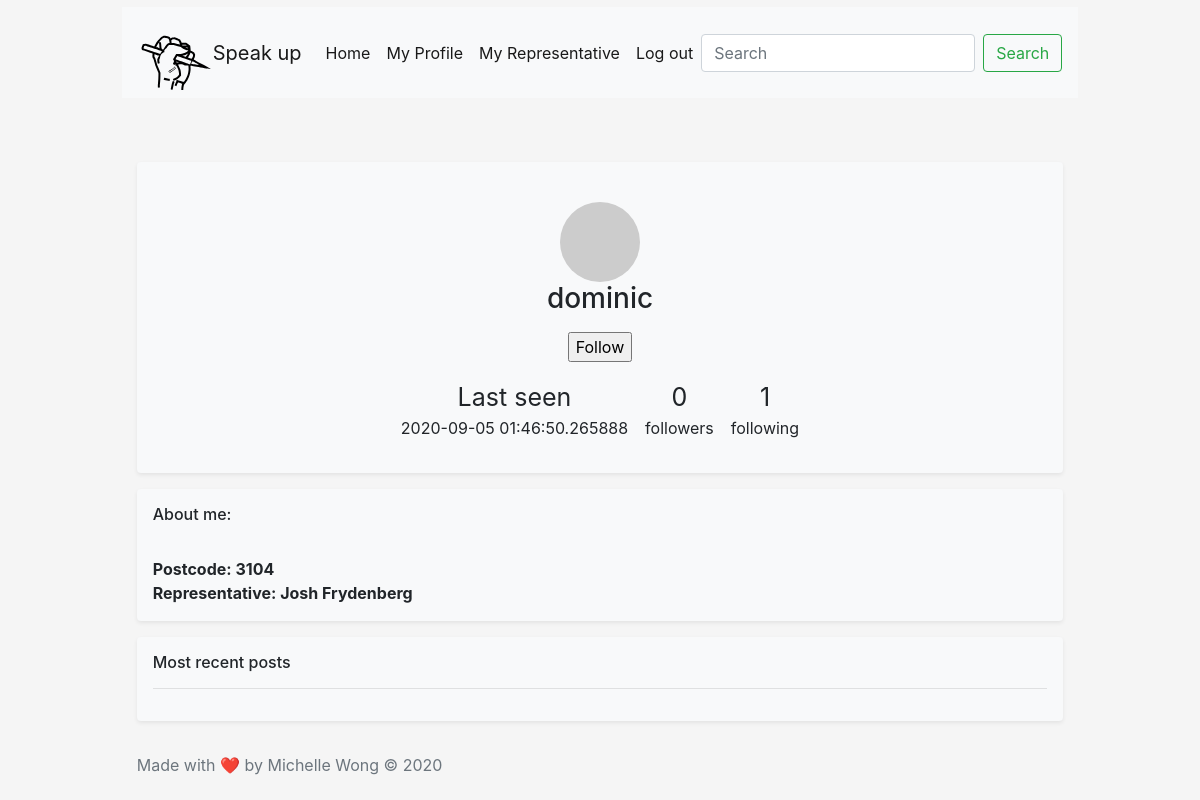
The app's page /user/dominic (signed in), older data.
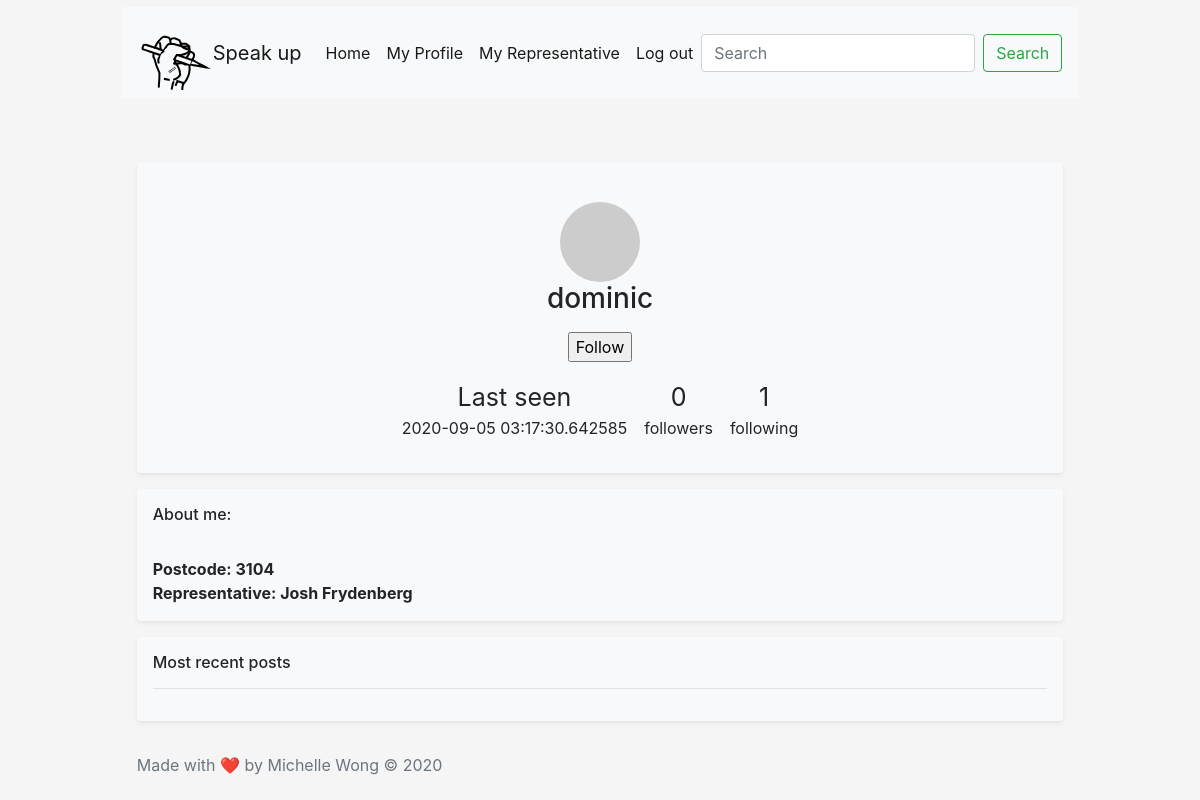
The same page, newer data.
### app/models.py (models this page shows, shortened)
class User(UserMixin, db.Model):
    id = db.Column(db.Integer, primary_key=True)
    username = db.Column(db.String(64), index=True, unique=True)
    email = db.Column(db.String(120), index=True, unique=True)
    password_hash = db.Column(db.String(128))
    posts = db.relationship('Post', backref='author', lazy='dynamic')
    about_me = db.Column(db.String(140))
    representative = db.Column(db.String(100))
    constituency = db.Column(db.String(100))
    postcode = db.Column(db.String(64))
    last_seen = db.Column(db.DateTime, default=datetime.utcnow)
    followed = db.relationship(
        'User', secondary=followers,
        primaryjoin=(followers.c.follower_id == id),
        secondaryjoin=(followers.c.followed_id == id),
        backref=db.backref('followers', lazy='dynamic'), lazy='dynamic')
    def avatar(self, size):
        digest = md5(self.email.lower().encode('utf-8')).hexdigest()
        return 'https://www.gravatar.com/avatar/{}?d=identicon&s={}'.format(
            digest, size)
    def is_following(self, user):
        return self.followed.filter(
            followers.c.followed_id == user.id).count() > 0

### app/routes.py (the view)
@app.route('/user/<username>')
@login_required
def user(username):
    user = User.query.filter_by(username=username).first_or_404()
    page = request.args.get('page', 1, type=int)
    posts = user.posts.order_by(Post.timestamp.desc()).paginate(
        page, 3, False)
    next_url = url_for('user', username=user.username, page=posts.next_num) \
        if posts.has_next else None
    prev_url = url_for('user', username=user.username, page=posts.prev_num) \
        if posts.has_prev else None
    form = EmptyForm()
    return render_template('user.html', user=user, posts=posts.items,
                           next_url=next_url, prev_url=prev_url, form=form)

### app/forms.py
class EmptyForm(FlaskForm):
    submit = SubmitField('Submit')

### app/models.py (called while the page is built)
@login.user_loader
def load_user(id):
    return User.query.get(int(id))

### app/routes.py (called while the page is built)
@app.before_request
def before_request():
    if current_user.is_authenticated:
        current_user.last_seen = datetime.utcnow()
        db.session.commit()

### app/templates/user.html (shortened to what this page needs)
{% extends "navbar.html" %}
{% block content %}
<br><br>
<div class="my-3 p-3 bg-light text-center rounded box-shadow shadow-sm">
  <br>
  <img class ="profile" src="{{ user.avatar(128) }}">
  <h3>{{ user.username }}</h3>
  {% if user == current_user %}
                <p>
                  <a class="btn btn-success" href="{{ url_for('edit_profile') }}" role="button">Edit your profile</a>
                {% elif not current_user.is_following(user) %}
                <p>
                    <form action="{{ url_for('follow', username=user.username) }}" method="post">
                        {{ form.submit(value='Follow') }}
                    </form>
                </p>
                {% endif %}
  <table>
    <tr>
      <td style="text-align:center"><span class = "bigger">{% if user.last_seen %}Last seen</span><br>{{ user.last_seen }}</p>{% endif %}</th>
      <td style="text-align:center"><p><span class = "bigger">{{ user.followers.count() }}</span><br> followers</p></th>
      <td style="text-align:center"><p><span class = "bigger">{{ user.followed.count() }}</span> <br>following</p></th>
    </tr>
  </table>
</div>
<div class="my-3 p-3 bg-light rounded box-shadow shadow-sm">
  <h6>About me: </h6>
  <br> <b>Postcode: {{user.postcode}}</b>
  <br> <b>Representative: {{user.representative}}</b>
</div>
<div class="my-3 p-3 bg-light rounded box-shadow shadow-sm">
  <h6> Most recent posts</h6>
    <hr>
</div>
{% endblock %}

### app/templates/navbar.html (shortened to what this page needs)
<!doctype html>
<html lang="en">
  <head>
    <link rel="stylesheet" href="https://stackpath.bootstrapcdn.com/bootstrap/4.5.2/css/bootstrap.min.css">
    <link href="css/file.css" rel="stylesheet">
  </head>
    <div class="container-fullwidth">
      <nav class="navbar navbar-expand-lg navbar-light bg-light">
        <img src="/static/websitelogobold.svg" width="75" height="75" class="d-inline-block align-top brand" alt="" loading="lazy">
        <a class="navbar-brand" href="{{url_for('index')}}"> Speak up</a>
        <div class="collapse navbar-collapse" id="navbarNavAltMarkup">
          <div class="navbar-nav ml-auto">
            <a class="nav-link active" href={{url_for('index')}}>Home <span class="sr-only">(current)</span></a>
            {% if current_user.is_anonymous %}
            <a class="nav-link active" href={{url_for('login')}}>Log in <span class="sr-only">(current)</span></a>
            {% else %}
            <a class="nav-link active" href={{url_for('user', username= current_user.username)}}>My Profile <span class="sr-only">(current)</span></a>
            <a class="nav-link active" href={{url_for('myrepresentative')}}>My Representative<span class="sr-only">(current)</span></a>
            <a class="nav-link active" href={{url_for('logout')}}>Log out <span class="sr-only">(current)</span></a>
            {% endif %}
          </div>
          <form class="form-inline">
          <input class="form-control mr-sm-2" type="search" placeholder="Search" aria-label="Search">
          <button class="btn btn-outline-success my-2 my-sm-0" type="submit">Search</button>
        </form>
        </div>
      </nav>
      <div class="container">
        {% block content %}{% endblock %}
      </div>
        <footer class="footer mt-auto py-3">
          <div class="container">
            <span class="text-muted">Made with ❤️ by Michelle Wong © 2020</span>
          </div>
        </footer>
  <html></html>

### app/css/file.css (style rules this page uses)
html, body { height: 100%; }

### app/templates/user.html (style rules this page uses)
.profile { border-radius: 50%; margin-left: auto; margin-right: auto; }
table { margin-left: auto; margin-right: auto; border-spacing: 15px 0px; border-collapse: separate; }
.bigger { font-size:25px; }

Row changes from the older to the newer data that the page shows:
changed User "dominic": last_seen "2020-09-05 01:46:50.265888" → "2020-09-05 03:17:30.642585"
